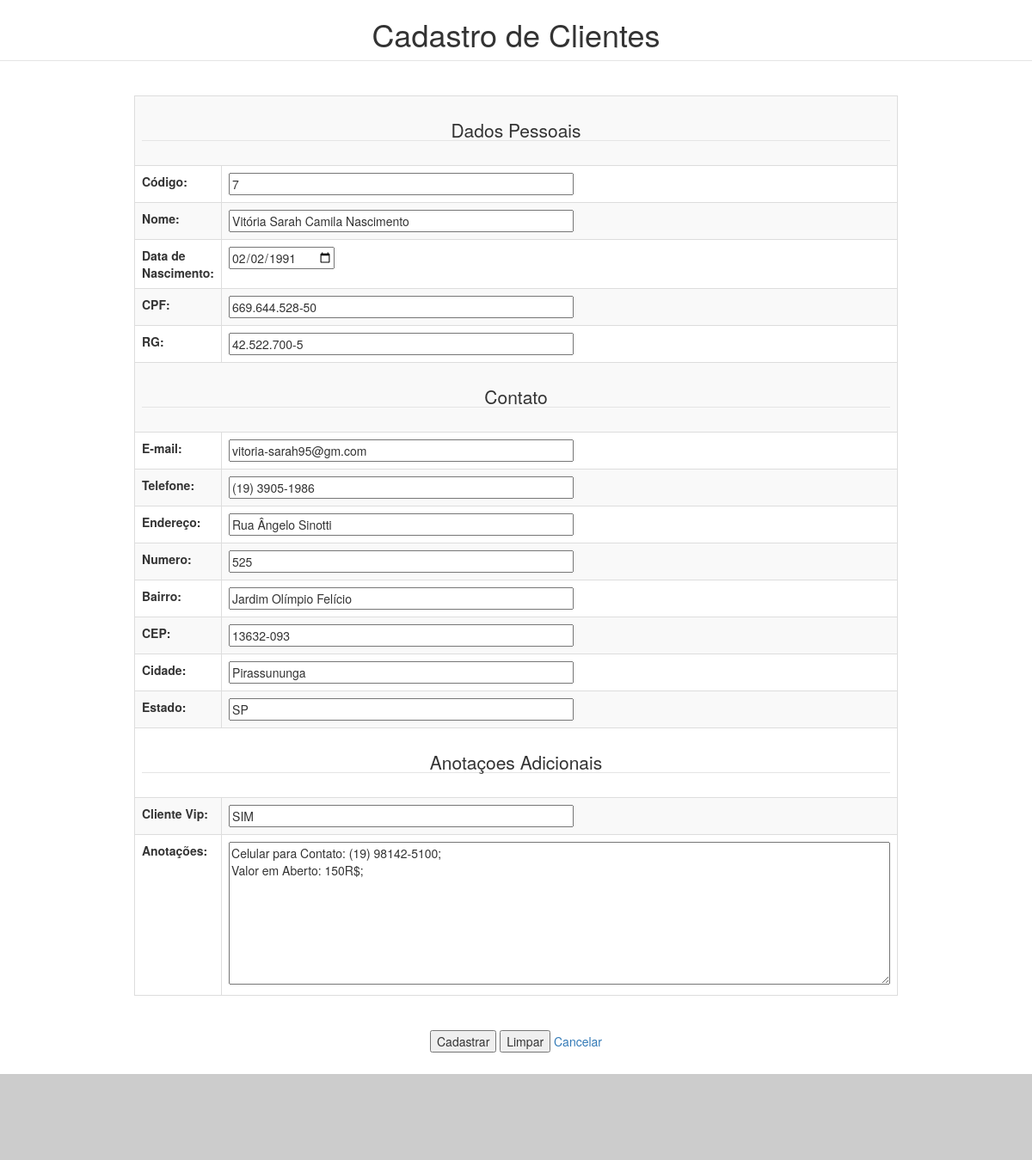
Page /cad_cli_func.php?id=7 on the committed database.
### tables this page shows
CREATE TABLE IF NOT EXISTS `tb_clientes` (
  `id` int(11) NOT NULL AUTO_INCREMENT,
  `nome` varchar(255) NOT NULL,
  `email` varchar(255) NOT NULL,
  `data_nasc` varchar(255) NOT NULL,
  `cpf` varchar(255) NOT NULL,
  `rg` varchar(255) NOT NULL,
  `tel` varchar(255) NOT NULL,
  `endereco` varchar(255) NOT NULL,
  `numero` varchar(255) NOT NULL,
  `bairro` varchar(255) NOT NULL,
  `cep` varchar(255) NOT NULL,
  `cidade` varchar(255) NOT NULL,
  `estado` varchar(255) NOT NULL,
  `obs` varchar(255) NOT NULL,
  `vip` varchar(255) NOT NULL,
  PRIMARY KEY (`id`)
);

### cad_cli_func.php (the view, shortened to what this page needs)
<!doctype html>
<html>
<head>
<link rel="stylesheet" type="text/css" href="cad.css">
<link rel="stylesheet" type="text/css" href="css/bootstrap.css">
</head>
<body>
<?php
	 if(isset($_GET["id"]))
	 { $valor=$_GET["id"];
	   $criterio="WHERE id= $valor";
	   $link=conectar();
	   $sql="SELECT * FROM tb_clientes ".$criterio;
	   $busca= mysqli_query($link, $sql) or die (mysqli_error());
	   $campo= mysqli_fetch_array($busca);
	 }
	?>
<center>
<div class="tabelas">
<form action="insert_cli.php" method="post" id="" autocomplete="off">
<legend><center><h1>Cadastro de Clientes</h1></center></legend>
<table class="table table-striped table-bordered table-responsive table-hover">
<tr><td colspan="2"><center><h3><legend>Dados Pessoais</legend></h3></center></td></tr>
	<tr>
    <th scope="col" >Código:</th>
	<td><input type="text" name="id" size="50" readonly value="<?php echo $campo['id'];?>"></td>
	</tr>
  <tr>
    <th scope="col">Nome:</th>
    <td><input type="text" name="nome" size="50" required value="<?php echo $campo['nome'];?>"></td>
  </tr>
  <tr>
    <th scope="col">Data de Nascimento:</th>
    <td><input type="date" name="data_nasc" size="50" required value="<?php echo $campo['data_nasc'];?>"></td>
  </tr>
  <tr>
    <th scope="col">CPF:</th>
    <td><input type="text" name="cpf" size="50" required value="<?php echo $campo['cpf'];?>"></td>
  </tr>
  <tr>
    <th scope="col">RG:</th>
    <td><input type="text" name="rg" size="50" required value="<?php echo $campo['rg'];?>"></td>
  </tr>
<tr><td colspan="2"><center><h3><legend>Contato</legend></h3></center></td></tr>
<th scope="col">E-mail:</th>
    <td><input type="email" name="email" size="50" required value="<?php echo $campo['email'];?>"></td>
  <tr>
    <th scope="col">Telefone:</th>
    <td><input type="text" name="tel" size="50" required value="<?php echo $campo['tel'];?>"></td>
  </tr>
   <tr>
    <th scope="col">Endereço:</th>
    <td><input type="text" name="endereco" size="50" required value="<?php echo $campo['endereco'];?>"></td>
  </tr>
  <tr>
    <th scope="col">Numero:</th>
    <td><input type="text" name="numero" size="50" required value="<?php echo $campo['numero'];?>"></td>
  </tr>
  <tr>
    <th scope="col">Bairro:</th>
    <td><input type="text" name="bairro" required size="50" value="<?php echo $campo['bairro'];?>"></td>
  </tr>
  <tr>
    <th scope="col">CEP:</th>
    <td><input type="text" name="cep" size="50" required value="<?php echo $campo['cep'];?>"></td>
  </tr>
  <tr>
    <th scope="col">Cidade:</th>
    <td><input type="text" name="cidade" size="50" required value="<?php echo $campo['cidade'];?>"></td>
  </tr>
  <tr>
    <th scope="col">Estado:</th>
    <td><input type="text" name="estado" size="50" required value="<?php echo $campo['estado'];?>"></td>
    </tr>
    <tr><td colspan="2"><center><h3><legend>Anotaçoes Adicionais</legend></h3></center></td></tr>
    <tr>
    <th scope="col">Cliente Vip:</th>
    <td>
    <input type="text" name="vip" value="<?php echo $campo['vip'];?>" size="50" required placeholder="Preencher com SIM ou NÃO" >
    </td>
  </tr>
    <tr>
    <th scope="col" class="col-lg-4">Anotações:</th>
    <td ><textarea id="obs" name="obs" cols="100" rows="8" required><?php echo $campo['obs'];?></textarea></td>
  </tr>
</table>
<br>
<input type="submit" align="center" name="Cadastrar" value="Cadastrar">
<input type="reset" align="center" name="reset" value="Limpar">
<a href="tela_cliente_func.php">Cancelar</a>
</form>
</div>
</center>
<div class="rodape"></div>
</body>
</html>

### cad.css (style rules this page uses)
.table { width:50% !important; height:100% !important; }
.rodape { width:100%; height:100px; float:left; margin-top:25px; background-color:#CCC; }

### rows in the picture
tb_clientes: id "7", nome "Vitória Sarah Camila Nascimento", data_nasc "02/02/1991", cpf "669.644.528-50", rg "42.522.700-5", email "vitoria-sarah95@gm.com", tel "(19) 3905-1986", endereco "Rua Ângelo Sinotti", numero "525", bairro "Jardim Olímpio Felício", cep "13632-093", cidade "Pirassununga", estado "SP", vip "SIM", obs "Celular para Contato: (19) 98142-5100; Valor em Aberto: 150R$;"
